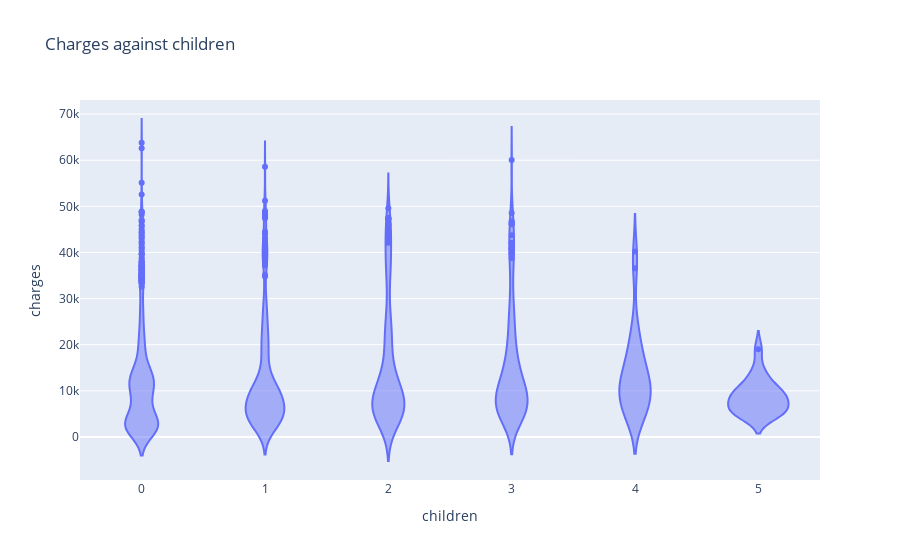

Write notebook code for a chart like this one.
### Markdown cell above
We now explore how the medical expenses (_charges_) changes depending on the number of children an individual has.

### Code cell
fig7 = px.violin(medical_df, x='children', y='charges', title='Charges against children')
fig7.show()

### Figure 1 — Plotly figure (JSON) as saved in the notebook; plotly's stock layout.template omitted (floating-point values rounded to 4 significant figures; data arrays with more than 128 entries replaced by an {"elided": "..."} marker saying what was removed)
{"data": [{"alignmentgroup": "True", "box": {"visible": false}, "hovertemplate": "children=%{x}<br>charges=%{y}<extra></extra>", "legendgroup": "", "marker": {"color": "#636efa"}, "name": "", "offsetgroup": "", "orientation": "v", "scalegroup": "True", "showlegend": false, "type": "violin", "x": {"elided": "1338 int values"}, "x0": " ", "xaxis": "x", "y": {"elided": "1338 float values"}, "y0": " ", "yaxis": "y"}], "layout": {"legend": {"tracegroupgap": 0}, "title": {"text": "Charges against children"}, "violinmode": "group", "xaxis": {"anchor": "y", "domain": [0, 1], "title": {"text": "children"}}, "yaxis": {"anchor": "x", "domain": [0, 1], "title": {"text": "charges"}}}}
